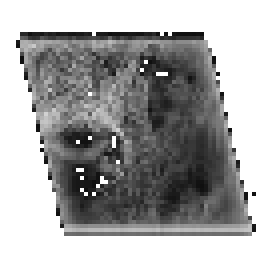
#> input picture all_type/dx/temp_denoise_demo.png, 67 x 67 px (shown 4 times larger)
$ python cv1.py
#> lines starting #> are read from the running program, lines starting #| are printed output that depends on the picture
# -*- coding:utf-8 -*-
# coding=utf-8
import cv2
import numpy as np
from matplotlib import pyplot as plt


# [125 lines left out: functions handle, bilateral, median, gaussian, mean_blur, conv2d, not called in this run]

# 以上参考 https://lhchen74.github.io/2019/02/26/opencv-filter/


# 以下参考 https://www.jianshu.com/p/4ae5e8cef9ae
def median_blur():
    img = cv2.imread('all_type/dx/temp_denoise_demo.png')
#> img is the input picture: shape (67, 67, 3); min 15, max 255, mean 167.2

    # 用 np.hstack，将多个 均值平滑处理后的图像水平合并起来
    blured = np.hstack([
        # img, kernel, std
        cv2.medianBlur(img, 1),
        cv2.medianBlur(img, 3),
        cv2.medianBlur(img, 5)
    ])
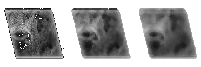
#> blured: shape (67, 201, 3); min 15, max 255, mean 168.4

    plt.figure(figsize=(10, 8))
    plt.imshow(blured[:, :, ::-1])
    plt.show()


# [14 lines left out: function bilateral_blur, not called in this run]


if __name__ == '__main__':
    median_blur()
